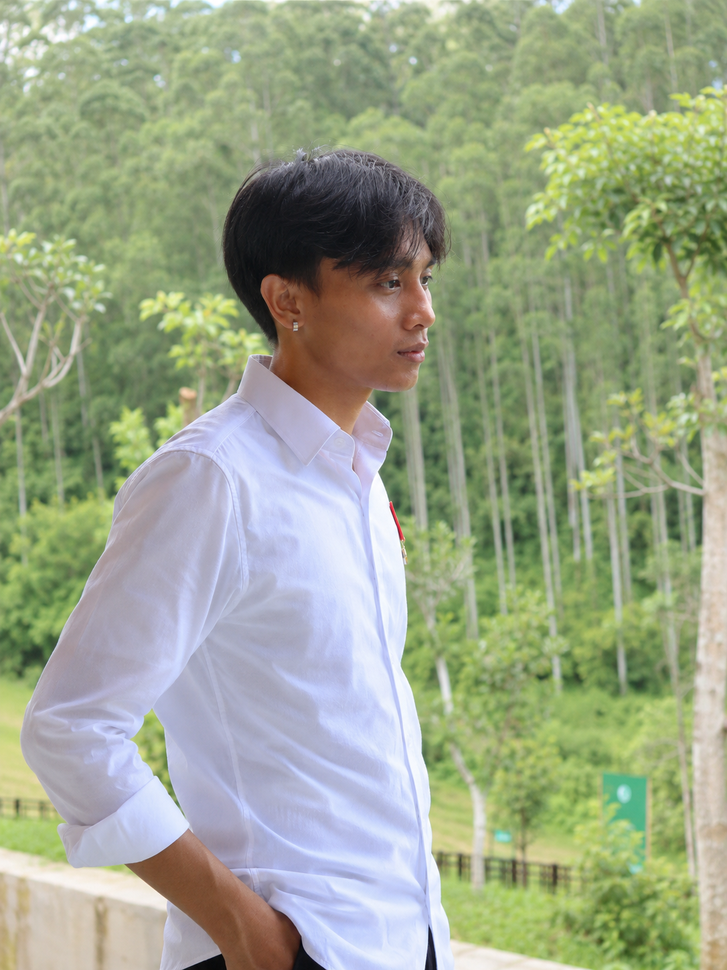
#> input picture Session 1/foto.png, 727 x 970 px, shrunk from 1086 x 1448 before the run
$ python -i imaging.py   (imports and definitions only)
#> lines starting #> are read from the running program, lines starting #| are printed output that depends on the picture
#> further down, picture is the input picture: shape (970, 727, 3); mean B, G, R 139.2, 165.2, 155.7
"""
imaging.py
Modul shared untuk logic image processing.
Dipakai bersama oleh fastapi_app.py dan flask_app.py agar tidak duplikasi kode.
"""

import cv2
import numpy as np


# [23 lines left out: functions read_image_from_bytes, encode_image_to_bytes, to_grayscale, not called in this run]


def split_channels(img: np.ndarray) -> np.ndarray:
    """
    Pisahkan gambar menjadi channel Blue, Green, Red.
    Hasil: 1 gambar gabungan (3 channel disusun berdampingan/horizontal)
    supaya bisa dikembalikan sebagai satu file gambar.
    """
    b, g, r = cv2.split(img)
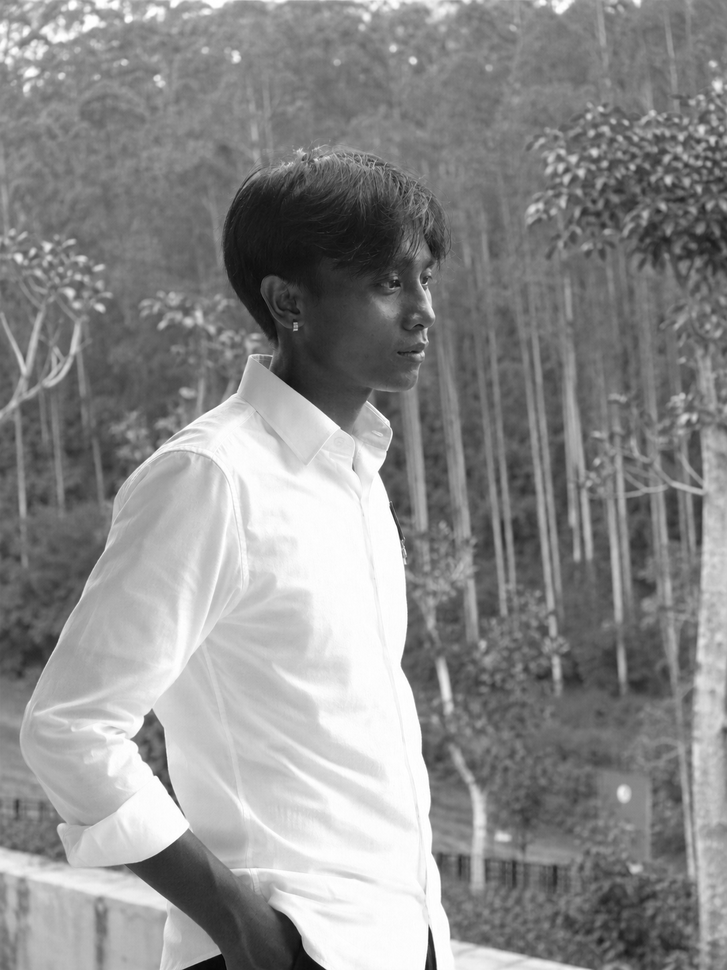
#> b: shape (970, 727); min 4, max 255, mean 139.2
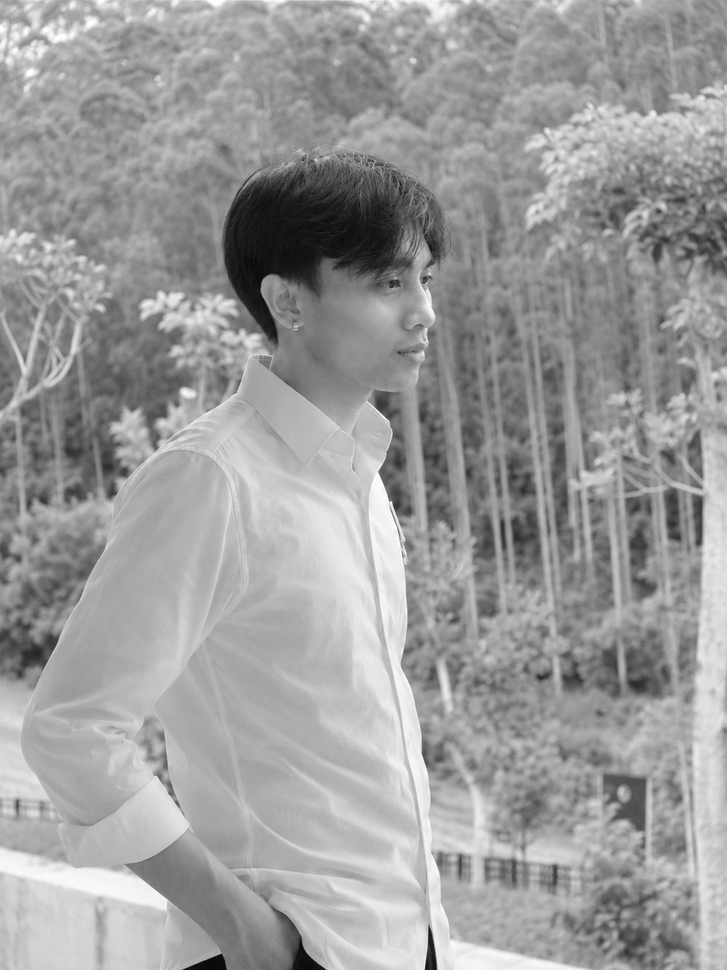
#> r: shape (970, 727); min 2, max 255, mean 155.7
    zeros = np.zeros_like(b)

    blue_only = cv2.merge([b, zeros, zeros])
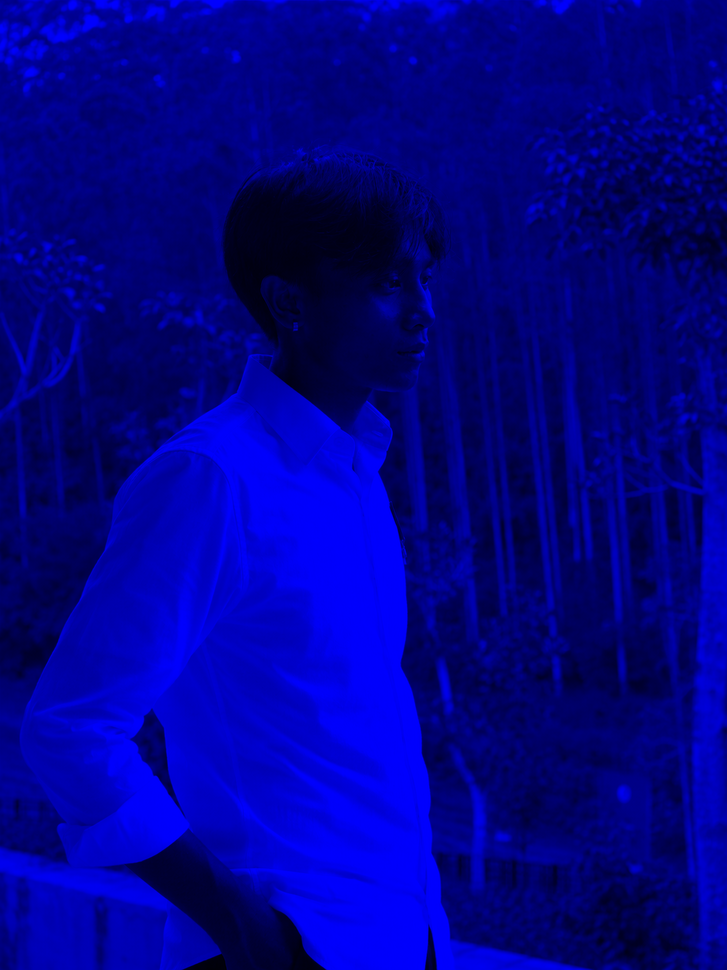
#> blue_only: shape (970, 727, 3); mean of channels 0, 1, 2 139.2, 0, 0; drawn as B, G, R
    green_only = cv2.merge([zeros, g, zeros])
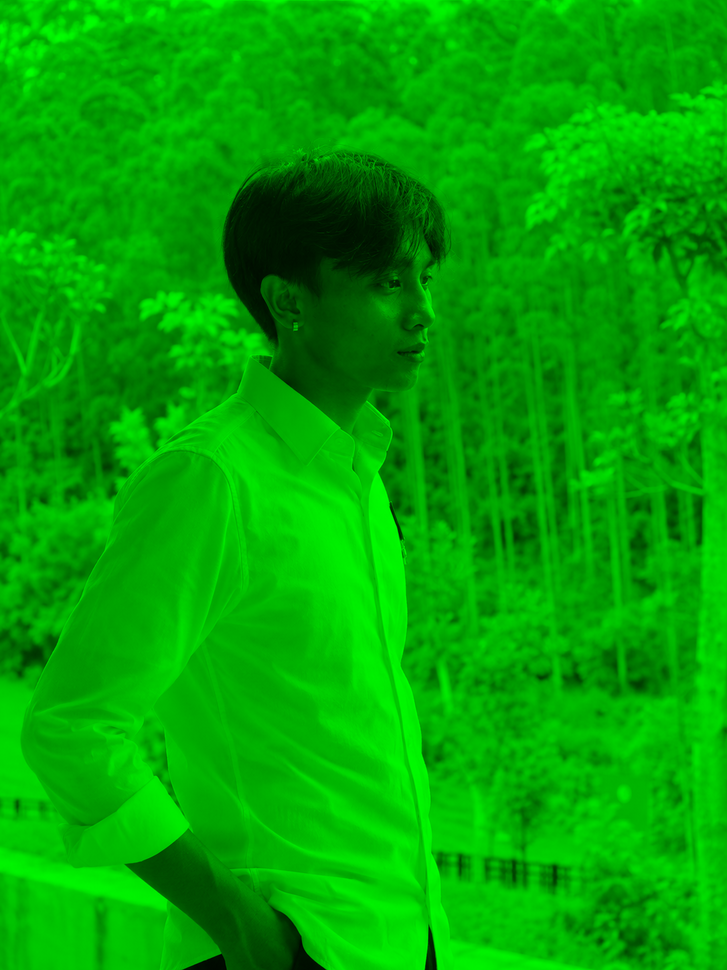
#> green_only: shape (970, 727, 3); mean of channels 0, 1, 2 0, 165.2, 0; drawn as B, G, R
    red_only = cv2.merge([zeros, zeros, r])
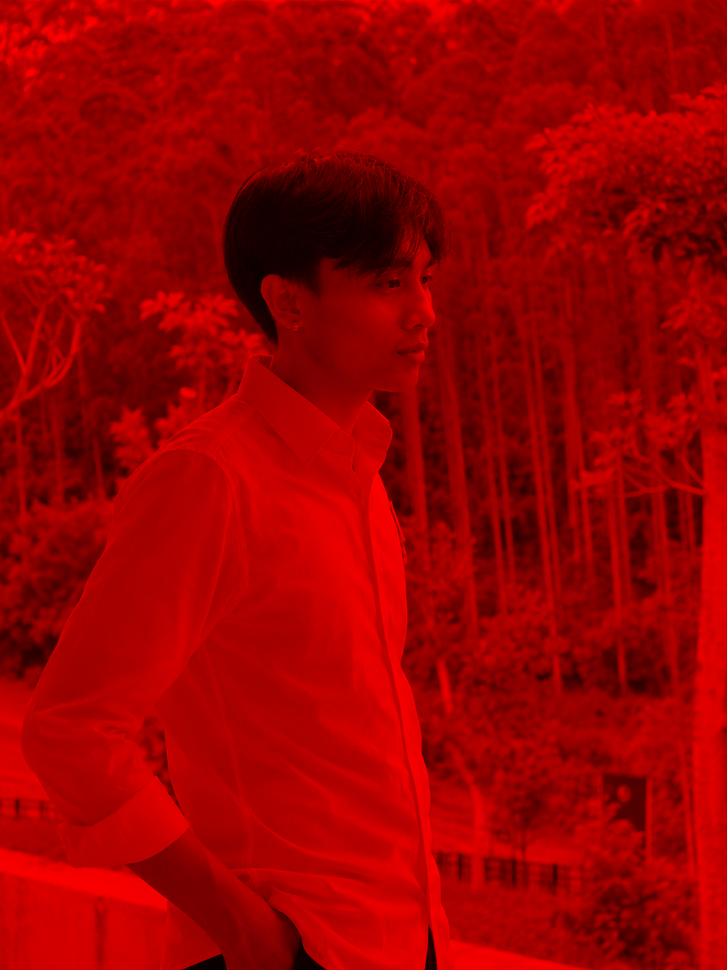
#> red_only: shape (970, 727, 3); mean of channels 0, 1, 2 0, 0, 155.7; drawn as B, G, R

    combined = np.hstack([blue_only, green_only, red_only])
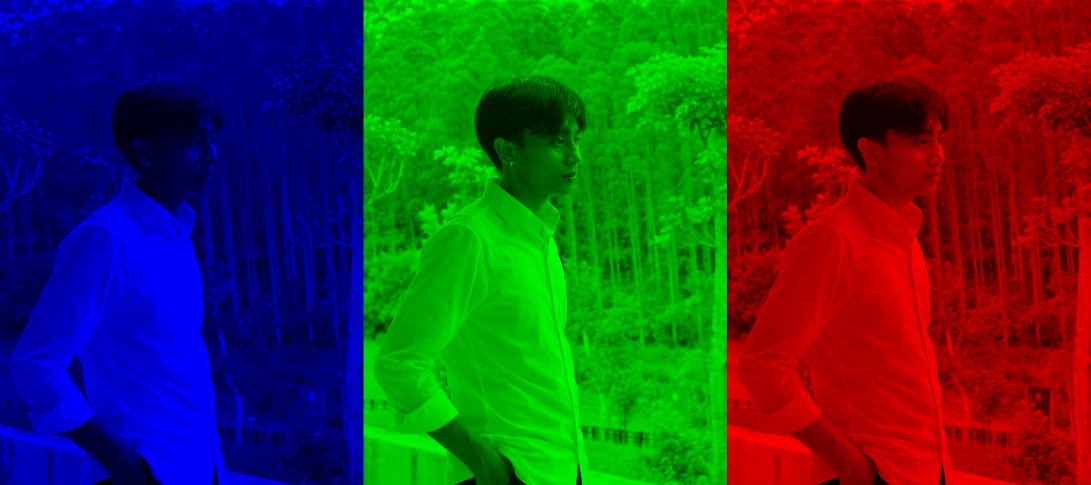
#> combined: shape (970, 2181, 3) (shown at 1/2 size); mean of channels 0, 1, 2 46.4, 55.1, 51.9; drawn as B, G, R
    return combined


# [44 lines left out: functions crop_image, detect_lines, not called in this run]

>>> import cv2
>>> picture = cv2.imread('../foto.png')
>>> result = split_channels(picture)
